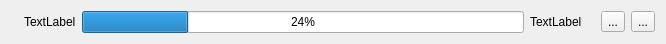
<?xml version="1.0" encoding="UTF-8"?>
<ui version="4.0">
 <class>DownloadItem</class>
 <widget class="QWidget" name="DownloadItem">
  <property name="geometry">
   <rect>
    <x>0</x>
    <y>0</y>
    <width>666</width>
    <height>38</height>
   </rect>
  </property>
  <property name="windowTitle">
   <string>Form</string>
  </property>
  <layout class="QHBoxLayout" name="horizontalLayout">
   <item>
    <widget class="QLabel" name="icon">
     <property name="text">
      <string/>
     </property>
    </widget>
   </item>
   <item>
    <widget class="QLabel" name="FileName">
     <property name="text">
      <string>TextLabel</string>
     </property>
    </widget>
   </item>
   <item>
    <widget class="QProgressBar" name="progressBar">
     <property name="value">
      <number>24</number>
     </property>
    </widget>
   </item>
   <item>
    <widget class="QLabel" name="time">
     <property name="text">
      <string>TextLabel</string>
     </property>
    </widget>
   </item>
   <item>
    <widget class="QLabel" name="oklabel">
     <property name="maximumSize">
      <size>
       <width>16</width>
       <height>16</height>
      </size>
     </property>
     <property name="text">
      <string/>
     </property>
    </widget>
   </item>
   <item>
    <widget class="QToolButton" name="toolButton">
     <property name="text">
      <string>...</string>
     </property>
     <property name="icon">
      <iconset resource="res.qrc">
       <normaloff>:/images/svg/pause.svg</normaloff>:/images/svg/pause.svg</iconset>
     </property>
    </widget>
   </item>
   <item>
    <widget class="QToolButton" name="toolButton_2">
     <property name="text">
      <string>...</string>
     </property>
     <property name="icon">
      <iconset resource="res.qrc">
       <normaloff>:/images/svg/close.svg</normaloff>:/images/svg/close.svg</iconset>
     </property>
    </widget>
   </item>
  </layout>
 </widget>
 <resources>
  <include location="res.qrc"/>
 </resources>
 <connections/>
</ui>
